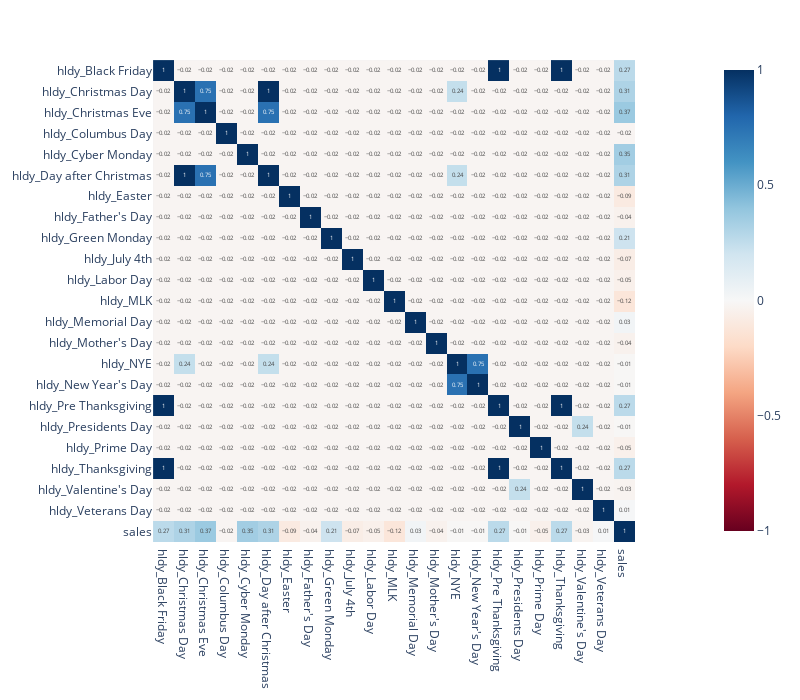

Notebook code for this chart:
### Code cell
feature_correlation_figure = plotly.express.imshow(dataset_dataframe[holiday_features].corr().round(2), zmin =- 1, zmax = 1,
                text_auto = True, width = 800, height = 700, 
                aspect = None, color_continuous_scale = 'rdbu')
feature_correlation_figure.show()

### Figure 1 — Plotly figure (JSON) as saved in the notebook; plotly's stock layout.template omitted (floating-point values rounded to 4 significant figures; data arrays with more than 128 entries replaced by an {"elided": "..."} marker saying what was removed)
{"data": [{"coloraxis": "coloraxis", "hovertemplate": "x: %{x}<br>y: %{y}<br>color: %{z}<extra></extra>", "name": "0", "texttemplate": "%{z}", "type": "heatmap", "x": ["hldy_Black Friday", "hldy_Christmas Day", "hldy_Christmas Eve", "hldy_Columbus Day", "hldy_Cyber Monday", "hldy_Day after Christmas", "hldy_Easter", "hldy_Father's Day", "hldy_Green Monday", "hldy_July 4th", "hldy_Labor Day", "hldy_MLK", "hldy_Memorial Day", "hldy_Mother's Day", "hldy_NYE", "hldy_New Year's Day", "hldy_Pre Thanksgiving", "hldy_Presidents Day", "hldy_Prime Day", "hldy_Thanksgiving", "hldy_Valentine's Day", "hldy_Veterans Day", "sales"], "xaxis": "x", "y": ["hldy_Black Friday", "hldy_Christmas Day", "hldy_Christmas Eve", "hldy_Columbus Day", "hldy_Cyber Monday", "hldy_Day after Christmas", "hldy_Easter", "hldy_Father's Day", "hldy_Green Monday", "hldy_July 4th", "hldy_Labor Day", "hldy_MLK", "hldy_Memorial Day", "hldy_Mother's Day", "hldy_NYE", "hldy_New Year's Day", "hldy_Pre Thanksgiving", "hldy_Presidents Day", "hldy_Prime Day", "hldy_Thanksgiving", "hldy_Valentine's Day", "hldy_Veterans Day", "sales"], "yaxis": "y", "z": {"elided": "23x23 float values"}}], "layout": {"coloraxis": {"cmax": 1, "cmin": -1, "colorscale": [[0, "rgb(103,0,31)"], [0.1, "rgb(178,24,43)"], [0.2, "rgb(214,96,77)"], [0.3, "rgb(244,165,130)"], [0.4, "rgb(253,219,199)"], [0.5, "rgb(247,247,247)"], [0.6, "rgb(209,229,240)"], [0.7, "rgb(146,197,222)"], [0.8, "rgb(67,147,195)"], [0.9, "rgb(33,102,172)"], [1, "rgb(5,48,97)"]]}, "height": 700, "margin": {"t": 60}, "width": 800, "xaxis": {"anchor": "y", "constrain": "domain", "domain": [0, 1], "scaleanchor": "y"}, "yaxis": {"anchor": "x", "autorange": "reversed", "constrain": "domain", "domain": [0, 1]}}}
